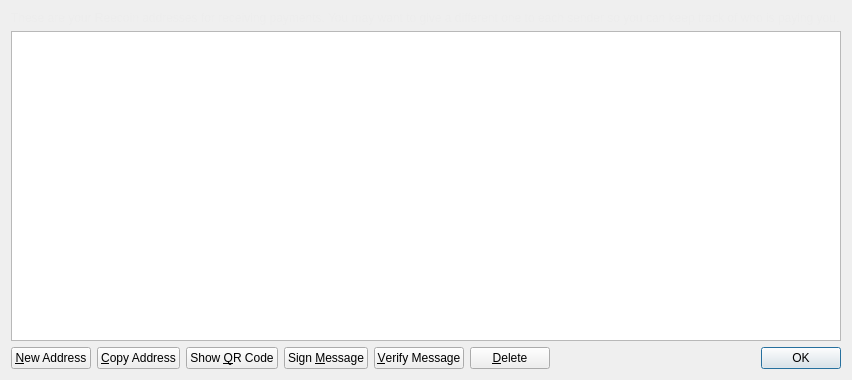
<?xml version="1.0" encoding="UTF-8"?>
<ui version="4.0">
 <class>AddressBookPage</class>
 <widget class="QWidget" name="AddressBookPage">
  <property name="geometry">
   <rect>
    <x>0</x>
    <y>0</y>
    <width>852</width>
    <height>380</height>
   </rect>
  </property>
  <property name="windowTitle">
   <string>Address Book</string>
  </property>
  <layout class="QVBoxLayout" name="verticalLayout">
   <item>
    <widget class="QLabel" name="labelExplanation">
     <property name="styleSheet">
      <string notr="true">#labelExplanation { color: #ededed; }</string>
     </property>
     <property name="text">
      <string>These are your Reecoin addresses for receiving payments. You may want to give a different one to each sender so you can keep track of who is paying you.</string>
     </property>
     <property name="textFormat">
      <enum>Qt::PlainText</enum>
     </property>
     <property name="wordWrap">
      <bool>true</bool>
     </property>
    </widget>
   </item>
   <item>
    <widget class="QTableView" name="tableView">
     <property name="contextMenuPolicy">
      <enum>Qt::CustomContextMenu</enum>
     </property>
     <property name="toolTip">
      <string>Double-click to edit address or label</string>
     </property>
     <property name="tabKeyNavigation">
      <bool>false</bool>
     </property>
     <property name="alternatingRowColors">
      <bool>true</bool>
     </property>
     <property name="selectionMode">
      <enum>QAbstractItemView::SingleSelection</enum>
     </property>
     <property name="selectionBehavior">
      <enum>QAbstractItemView::SelectRows</enum>
     </property>
     <property name="sortingEnabled">
      <bool>true</bool>
     </property>
     <attribute name="verticalHeaderVisible">
      <bool>false</bool>
     </attribute>
    </widget>
   </item>
   <item>
    <layout class="QHBoxLayout" name="horizontalLayout">
     <item>
      <widget class="QPushButton" name="newAddressButton">
       <property name="toolTip">
        <string>Create a new address</string>
       </property>
       <property name="text">
        <string>&amp;New Address</string>
       </property>
       <property name="icon">
        <iconset resource="../bitcoin.qrc">
         <normaloff>:/icons/add</normaloff>:/icons/add</iconset>
       </property>
      </widget>
     </item>
     <item>
      <widget class="QPushButton" name="copyToClipboard">
       <property name="toolTip">
        <string>Copy the currently selected address to the system clipboard</string>
       </property>
       <property name="text">
        <string>&amp;Copy Address</string>
       </property>
       <property name="icon">
        <iconset resource="../bitcoin.qrc">
         <normaloff>:/icons/editcopy</normaloff>:/icons/editcopy</iconset>
       </property>
      </widget>
     </item>
     <item>
      <widget class="QPushButton" name="showQRCode">
       <property name="text">
        <string>Show &amp;QR Code</string>
       </property>
       <property name="icon">
        <iconset resource="../bitcoin.qrc">
         <normaloff>:/icons/qrcode</normaloff>:/icons/qrcode</iconset>
       </property>
      </widget>
     </item>
     <item>
      <widget class="QPushButton" name="signMessage">
       <property name="toolTip">
        <string>Sign a message to prove you own a Reecoin address</string>
       </property>
       <property name="text">
        <string>Sign &amp;Message</string>
       </property>
       <property name="icon">
        <iconset resource="../bitcoin.qrc">
         <normaloff>:/icons/edit</normaloff>:/icons/edit</iconset>
       </property>
      </widget>
     </item>
     <item>
      <widget class="QPushButton" name="verifyMessage">
       <property name="toolTip">
        <string>Verify a message to ensure it was signed with a specified Reecoin address</string>
       </property>
       <property name="text">
        <string>&amp;Verify Message</string>
       </property>
       <property name="icon">
        <iconset resource="../bitcoin.qrc">
         <normaloff>:/icons/transaction_0</normaloff>:/icons/transaction_0</iconset>
       </property>
      </widget>
     </item>
     <item>
      <widget class="QPushButton" name="deleteButton">
       <property name="toolTip">
        <string>Delete the currently selected address from the list</string>
       </property>
       <property name="text">
        <string>&amp;Delete</string>
       </property>
       <property name="icon">
        <iconset resource="../bitcoin.qrc">
         <normaloff>:/icons/remove</normaloff>:/icons/remove</iconset>
       </property>
      </widget>
     </item>
     <item>
      <spacer name="horizontalSpacer">
       <property name="orientation">
        <enum>Qt::Horizontal</enum>
       </property>
       <property name="sizeHint" stdset="0">
        <size>
         <width>40</width>
         <height>20</height>
        </size>
       </property>
      </spacer>
     </item>
     <item>
      <widget class="QDialogButtonBox" name="buttonBox">
       <property name="sizePolicy">
        <sizepolicy hsizetype="Maximum" vsizetype="Fixed">
         <horstretch>0</horstretch>
         <verstretch>0</verstretch>
        </sizepolicy>
       </property>
       <property name="standardButtons">
        <set>QDialogButtonBox::Ok</set>
       </property>
      </widget>
     </item>
    </layout>
   </item>
  </layout>
 </widget>
 <resources>
  <include location="../bitcoin.qrc"/>
 </resources>
 <connections/>
</ui>
